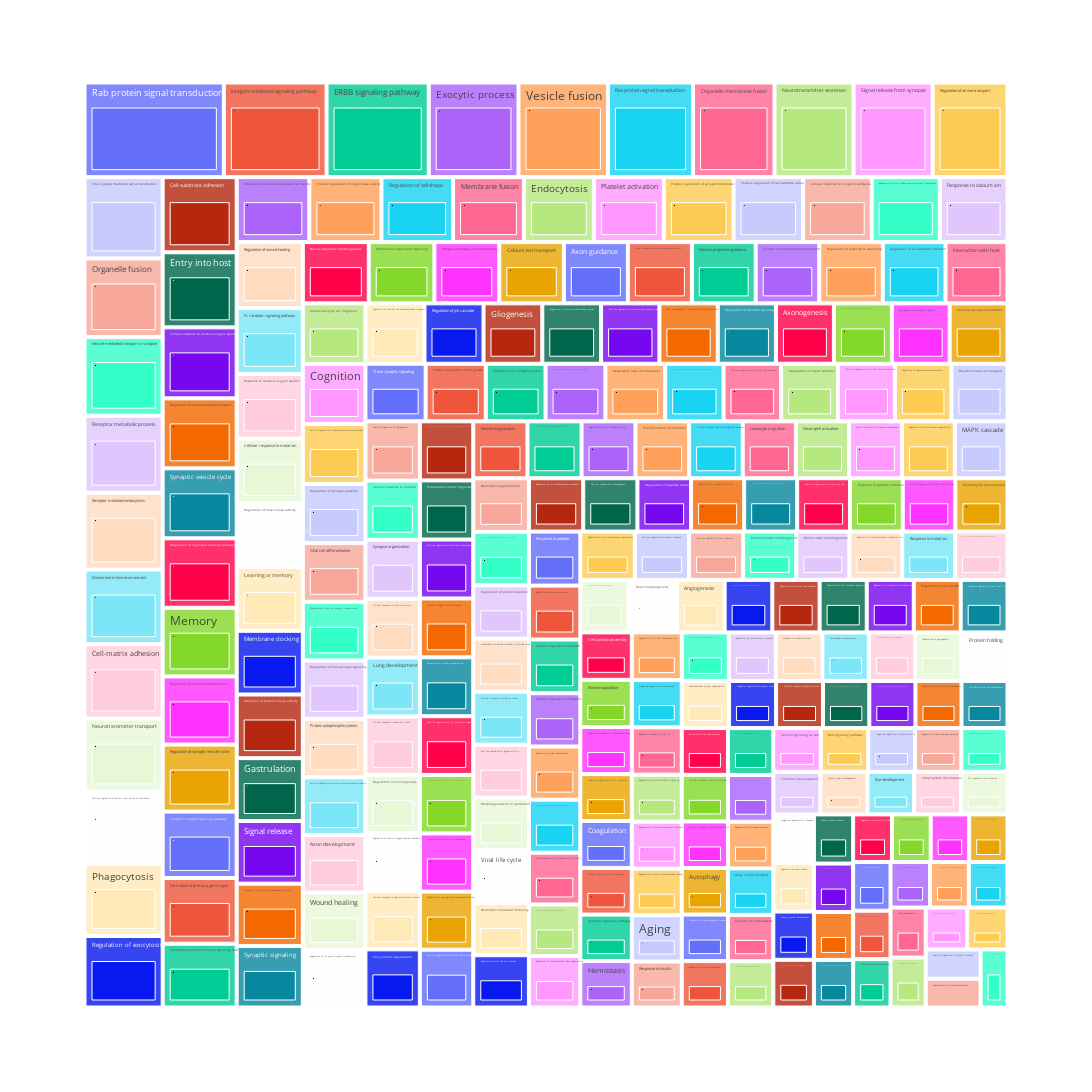

Source (notebook cell):
### Code cell
fig

### Figure 1 — Plotly figure (JSON) as saved in the notebook; plotly's stock layout.template omitted (floating-point values rounded to 4 significant figures; data arrays with more than 128 entries replaced by an {"elided": "..."} marker saying what was removed)
{"data": [{"branchvalues": "total", "domain": {"x": [0, 1], "y": [0, 1]}, "hovertemplate": "labels=%{label}<br>odds=%{value}<br>parent=%{parent}<br>id=%{id}<extra></extra>", "ids": {"elided": "506 str values"}, "labels": {"elided": "506 str values"}, "name": "", "parents": {"elided": "506 str values"}, "type": "treemap", "values": {"elided": "506 float values"}}], "layout": {"height": 1200, "legend": {"tracegroupgap": 0}, "margin": {"t": 60}, "width": 2000}}
